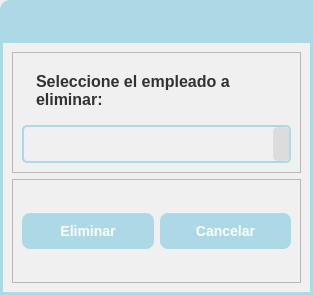
<?xml version="1.0" encoding="UTF-8"?>
<ui version="4.0">
 <class>Dialog</class>
 <widget class="QDialog" name="Dialog">
  <property name="geometry">
   <rect>
    <x>0</x>
    <y>0</y>
    <width>313</width>
    <height>295</height>
   </rect>
  </property>
  <property name="windowTitle">
   <string>Dialog</string>
  </property>
  <layout class="QVBoxLayout" name="verticalLayout">
   <property name="spacing">
    <number>0</number>
   </property>
   <property name="leftMargin">
    <number>0</number>
   </property>
   <property name="topMargin">
    <number>0</number>
   </property>
   <property name="rightMargin">
    <number>0</number>
   </property>
   <property name="bottomMargin">
    <number>0</number>
   </property>
   <item>
    <widget class="QFrame" name="menuBar_frame_2">
     <property name="minimumSize">
      <size>
       <width>0</width>
       <height>40</height>
      </size>
     </property>
     <property name="maximumSize">
      <size>
       <width>16777215</width>
       <height>40</height>
      </size>
     </property>
     <property name="styleSheet">
      <string notr="true">QFrame#menuBar_frame_2{
background-color: rgb(173, 216, 230);
border-top-left-radius: 10px;
}
</string>
     </property>
     <property name="frameShape">
      <enum>QFrame::StyledPanel</enum>
     </property>
     <property name="frameShadow">
      <enum>QFrame::Raised</enum>
     </property>
     <layout class="QHBoxLayout" name="horizontalLayout_5">
      <property name="spacing">
       <number>6</number>
      </property>
      <property name="leftMargin">
       <number>9</number>
      </property>
      <property name="topMargin">
       <number>11</number>
      </property>
      <property name="rightMargin">
       <number>15</number>
      </property>
      <property name="bottomMargin">
       <number>0</number>
      </property>
     </layout>
    </widget>
   </item>
   <item>
    <widget class="QFrame" name="central_frame">
     <property name="styleSheet">
      <string notr="true">QFrame#central_frame{
	border: 3px solid rgb(173, 216, 230); /* Bordes gruesos de color RGB(173, 216, 230) */
    background-color: rgb(240, 240, 240)
}

/* Estilo para QLabel */
QLabel {
    font-size: 16px;
    font-weight: bold;
    color: rgb(50, 50, 50);
    background-color: rgb(240, 240, 240);
    padding: 10px;
}

/* Estilo para QPushButton */
QPushButton {
    font-size: 14px;
    font-weight: bold;
    color: white;
    background-color: rgb(173, 216, 230);
    border: none;
    border-radius: 8px;
    padding: 10px 20px;
}

/* Efecto al pasar el mouse sobre el botón */
QPushButton:hover {
    background-color: rgb(150, 200, 220);
}

/* Efecto al presionar el botón */
QPushButton:pressed {
    background-color: rgb(130, 180, 200);
}
/* Estilo para QLineEdit */
QLineEdit {
    font-size: 14px;
    color: rgb(50, 50, 50);
    background-color: rgb(240, 240, 240);
    border: 2px solid rgb(173, 216, 230);
    border-radius: 5px;
    padding: 8px;
}

/* Estilo para QComboBox */
QComboBox {
    font-size: 14px;
    color: rgb(50, 50, 50);
    background-color: rgb(240, 240, 240);
    border: 2px solid rgb(173, 216, 230);
    border-radius: 5px;
    padding: 8px;
    min-width: 150px; /* Ancho mínimo para asegurar que se vean los elementos */
}

/* Estilo para el desplegable del QComboBox */
QComboBox::drop-down {
    background-color: rgb(220, 220, 220);
    border: none;
    border-radius: 5px;
}

/* Efecto al pasar el mouse sobre el QComboBox */
QComboBox:hover {
    border: 2px solid rgb(150, 200, 220);
}

</string>
     </property>
     <property name="frameShape">
      <enum>QFrame::StyledPanel</enum>
     </property>
     <property name="frameShadow">
      <enum>QFrame::Raised</enum>
     </property>
     <layout class="QVBoxLayout" name="verticalLayout_2">
      <item>
       <widget class="QFrame" name="frame">
        <property name="frameShape">
         <enum>QFrame::StyledPanel</enum>
        </property>
        <property name="frameShadow">
         <enum>QFrame::Raised</enum>
        </property>
        <layout class="QVBoxLayout" name="verticalLayout_3">
         <item>
          <widget class="QLabel" name="label">
           <property name="text">
            <string>Seleccione el empleado a
eliminar:</string>
           </property>
          </widget>
         </item>
         <item>
          <widget class="QComboBox" name="comboBox"/>
         </item>
        </layout>
       </widget>
      </item>
      <item>
       <widget class="QFrame" name="buttons_frame">
        <property name="frameShape">
         <enum>QFrame::StyledPanel</enum>
        </property>
        <property name="frameShadow">
         <enum>QFrame::Raised</enum>
        </property>
        <layout class="QHBoxLayout" name="horizontalLayout">
         <item>
          <widget class="QPushButton" name="del_pushButton">
           <property name="text">
            <string>Eliminar</string>
           </property>
          </widget>
         </item>
         <item>
          <widget class="QPushButton" name="cancel_pushButton">
           <property name="text">
            <string>Cancelar</string>
           </property>
          </widget>
         </item>
        </layout>
       </widget>
      </item>
     </layout>
    </widget>
   </item>
  </layout>
 </widget>
 <resources>
  <include location="../icons.qrc"/>
  <include location="../icons.qrc"/>
 </resources>
 <connections/>
</ui>
